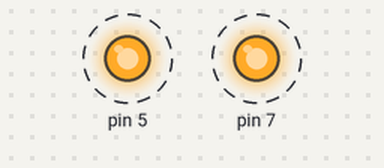
Bench run of a sketch on a simulated Arduino Uno, built with avr-gcc and run on an emulated ATmega328P. Parts: output pins drawn as LEDs (lit = HIGH). Dashed ring = blinking.

Above: at 0.5 s.
Timing chart, 0 to 4.6 s (numbered marks = the images above):
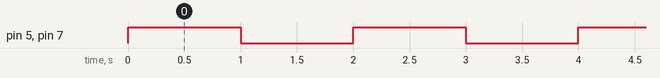

The sketch:

led-blink.ino
```cpp
// C++ code
//
void setup()
{
  pinMode(7, OUTPUT);
  pinMode(5, OUTPUT);
}

void loop()
{
  digitalWrite(7, HIGH);
  digitalWrite(5, HIGH);
  delay(1000); // Wait for 1000 millisecond(s)
  digitalWrite(7, LOW);
  digitalWrite(5, LOW);
  delay(1000); // Wait for 1000 millisecond(s)
}
```

Measured:
- by itself, pin 5, pin 7: alternates HIGH for 1.0 s and LOW for 1.0 s
